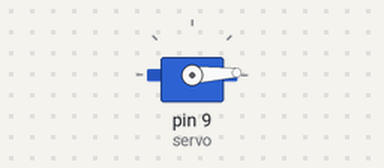
The sketch below on a simulated Arduino Uno, built with avr-gcc and run on an emulated ATmega328P. Shown: servo. What the sketch prints to the serial monitor is not drawn.

Above: at 0.05 s.
At 0.9 s:
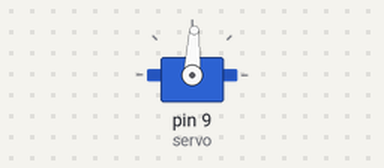
At 1.75 s:
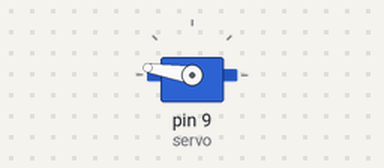
At 3.5 s:
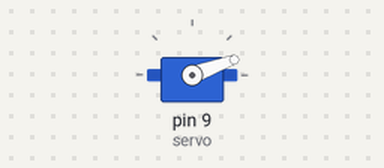
Timing chart, 0 to 8.5 s (numbered marks = the images above):
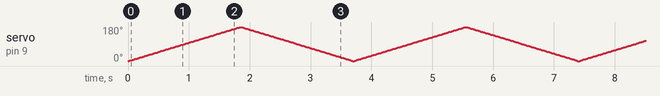

The sketch:

servo.ino
```cpp
#include <Servo.h>  //in-built library to  control the servo motor

Servo servo;  //creating an object named servo of Servo class
void setup() {
  servo.attach(9);  //defining the pin to which the servo is attached
  Serial.begin(9600);   //Starting the Serial Monitor
}

void loop() {
  for(int i=0;i<=180;i++) //going from 0 degree to 180 degree
  {
    servo.write(i); //setting the position of the servo by 1 degree
    Serial.println(servo.read()); //printing the value (for debugging purpose)
    delay(10);
   }
  for(int i=180;i>=0;i--) //from 180 to 0 degree
  {
    servo.write(i);
    Serial.println(servo.read());
    delay(10);
  }
}
```
